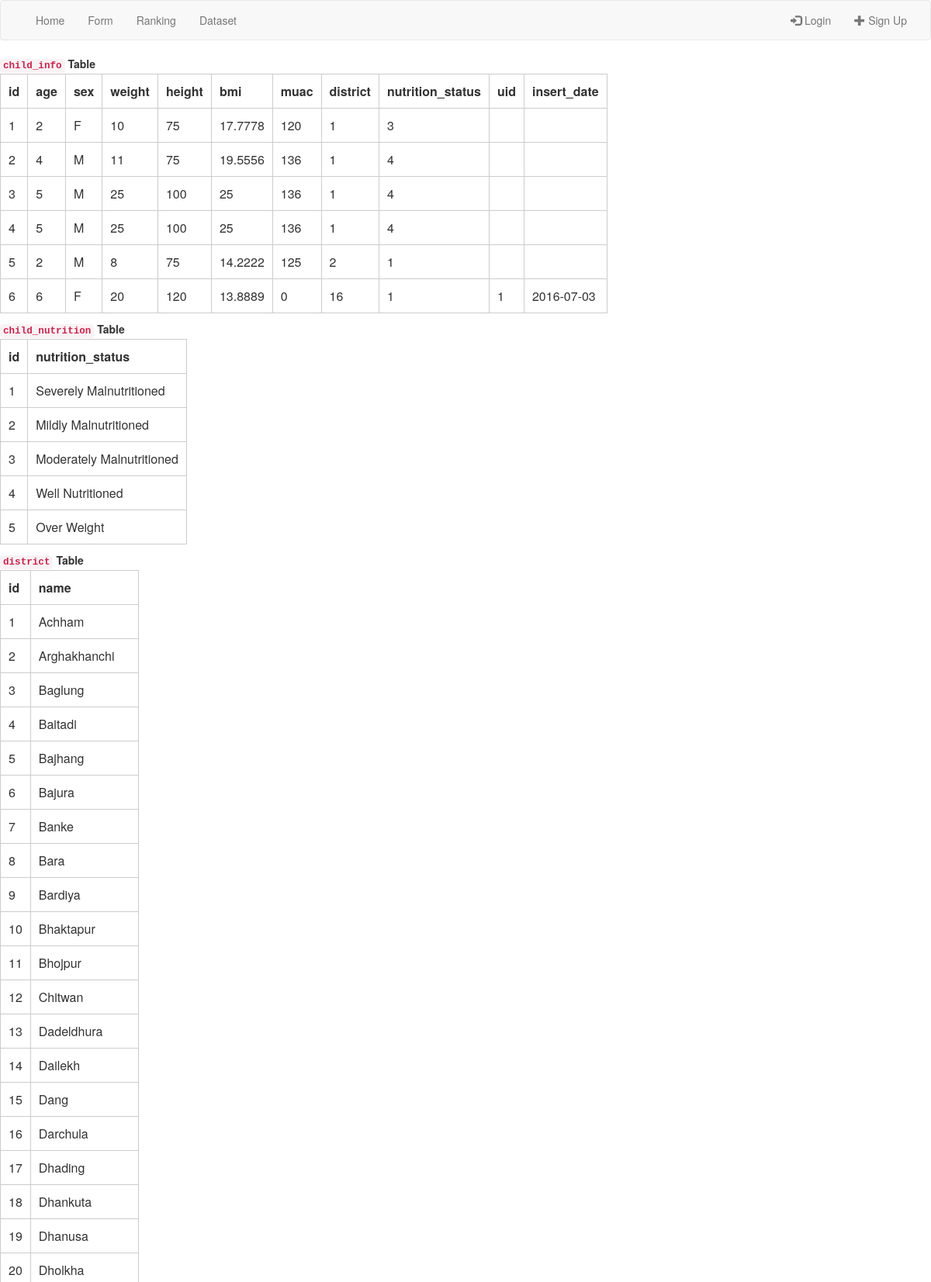
Screenshot of /listdata.php (upper part) with the database file from the repository.
### tables this page shows
CREATE TABLE IF NOT EXISTS `child_info` (
  `id` int(11) NOT NULL AUTO_INCREMENT,
  `age` int(11) NOT NULL,
  `sex` char(1) NOT NULL,
  `weight` int(11) NOT NULL,
  `height` int(11) NOT NULL,
  `bmi` float NOT NULL,
  `muac` int(11) DEFAULT NULL,
  `district` int(11) NOT NULL,
  `nutrition_status` int(11) NOT NULL,
  `uid` int(11) DEFAULT NULL,
  `insert_date` date DEFAULT NULL,
  PRIMARY KEY (`id`),
  KEY `district` (`district`),
  KEY `district_2` (`district`),
  KEY `district_3` (`district`),
  KEY `nutrition_status` (`nutrition_status`),
  KEY `uid` (`uid`)
);

CREATE TABLE IF NOT EXISTS `child_nutrition` (
  `id` int(11) NOT NULL AUTO_INCREMENT,
  `nutrition_status` varchar(40) NOT NULL,
  PRIMARY KEY (`id`)
);

CREATE TABLE IF NOT EXISTS `district` (
  `id` int(11) NOT NULL AUTO_INCREMENT,
  `name` varchar(20) NOT NULL,
  PRIMARY KEY (`id`),
  UNIQUE KEY `name` (`name`)
);

### listdata.php (the view, shortened to what this page needs)
<?php
include('db.php');
include('menu.php');
$tables = $connection->query("SHOW TABLES");
$tablesAndTheirData = array();
while($tableName = $tables->fetch_array()) {
    $data = $connection->query("SELECT * FROM $tableName[0]");
    array_push($tablesAndTheirData, array(
        'name' => $tableName[0],
        'fields' => $data->fetch_fields(),
        'data' => $data
    ));
}
?>
<!DOCTYPE html>
<html lang="en">
    <head>
    </head>
    <body>
        <?php foreach($tablesAndTheirData as $table): ?>
        <p><strong><code><?php echo $table['name'];?></code> Table</strong>
            <?php if(count($table['data'])):?>
                <table>
                    <thead>
                        <tr style="font-weight:bold">
                        <?php foreach($table['fields'] as $field): ?>
                            <td><?php echo $field->name;?></td>
                        <?php endforeach; ?>
                        </tr>
                    </thead>
                    <tbody>
                <?php while($row = $table['data']->fetch_assoc()): ?>
                    <tr>
                        <?php foreach($row as $key => $value):?>
                            <td><?php echo $value; ?>
                            </td>
                        <?php endforeach; ?>
                    </tr>
                <?php endwhile;?>
                    </tbody>
                </table>
            <?php else:?>
                <p>Table does not have any data</p>
            <?php endif;?>
        <?php endforeach;?>
    </body>
</html>

### listdata.php (style rules this page uses)
td { border: 1px solid #ccc; padding:10px; }

### rows the page displays
child_info: id "1", age "2", sex "F", weight "10", height "75", bmi "17.7778", muac "120", district "1", nutrition_status "3"
child_info: id "2", age "4", sex "M", weight "11", height "75", bmi "19.5556", muac "136", district "1", nutrition_status "4"
child_info: id "3", age "5", sex "M", weight "25", height "100", bmi "25", muac "136", district "1", nutrition_status "4"
child_info: id "4", age "5", sex "M", weight "25", height "100", bmi "25", muac "136", district "1", nutrition_status "4"
child_info: id "5", age "2", sex "M", weight "8", height "75", bmi "14.2222", muac "125", district "2", nutrition_status "1"
child_info: id "6", age "6", sex "F", weight "20", height "120", bmi "13.8889", muac "0", district "16", nutrition_status "1", uid "1", insert_date "2016-07-03"
child_nutrition: id "1", nutrition_status "Severely Malnutritioned"
child_nutrition: id "2", nutrition_status "Mildly Malnutritioned"
child_nutrition: id "3", nutrition_status "Moderately Malnutritioned"
child_nutrition: id "4", nutrition_status "Well Nutritioned"
child_nutrition: id "5", nutrition_status "Over Weight"
district: id "1", name "Achham"
district: id "2", name "Arghakhanchi"
district: id "3", name "Baglung"
district: id "4", name "Baitadi"
district: id "5", name "Bajhang"
district: id "6", name "Bajura"
district: id "7", name "Banke"
district: id "8", name "Bara"
district: id "9", name "Bardiya"
district: id "10", name "Bhaktapur"
district: id "11", name "Bhojpur"
district: id "12", name "Chitwan"
district: id "13", name "Dadeldhura"
district: id "14", name "Dailekh"
district: id "15", name "Dang"
district: id "16", name "Darchula"
district: id "17", name "Dhading"
district: id "18", name "Dhankuta"
district: id "19", name "Dhanusa"
district: id "20", name "Dholkha"

### other values shown
$table['name'] "child_info"
$field->name "id"
$field->name "age"
$field->name "sex"
$field->name "weight"
$field->name "height"
$field->name "bmi"
$field->name "muac"
$field->name "district"
$field->name "nutrition_status"
$field->name "uid"
$field->name "insert_date"
$table['name'] "child_nutrition"
$table['name'] "district"
$field->name "name"
